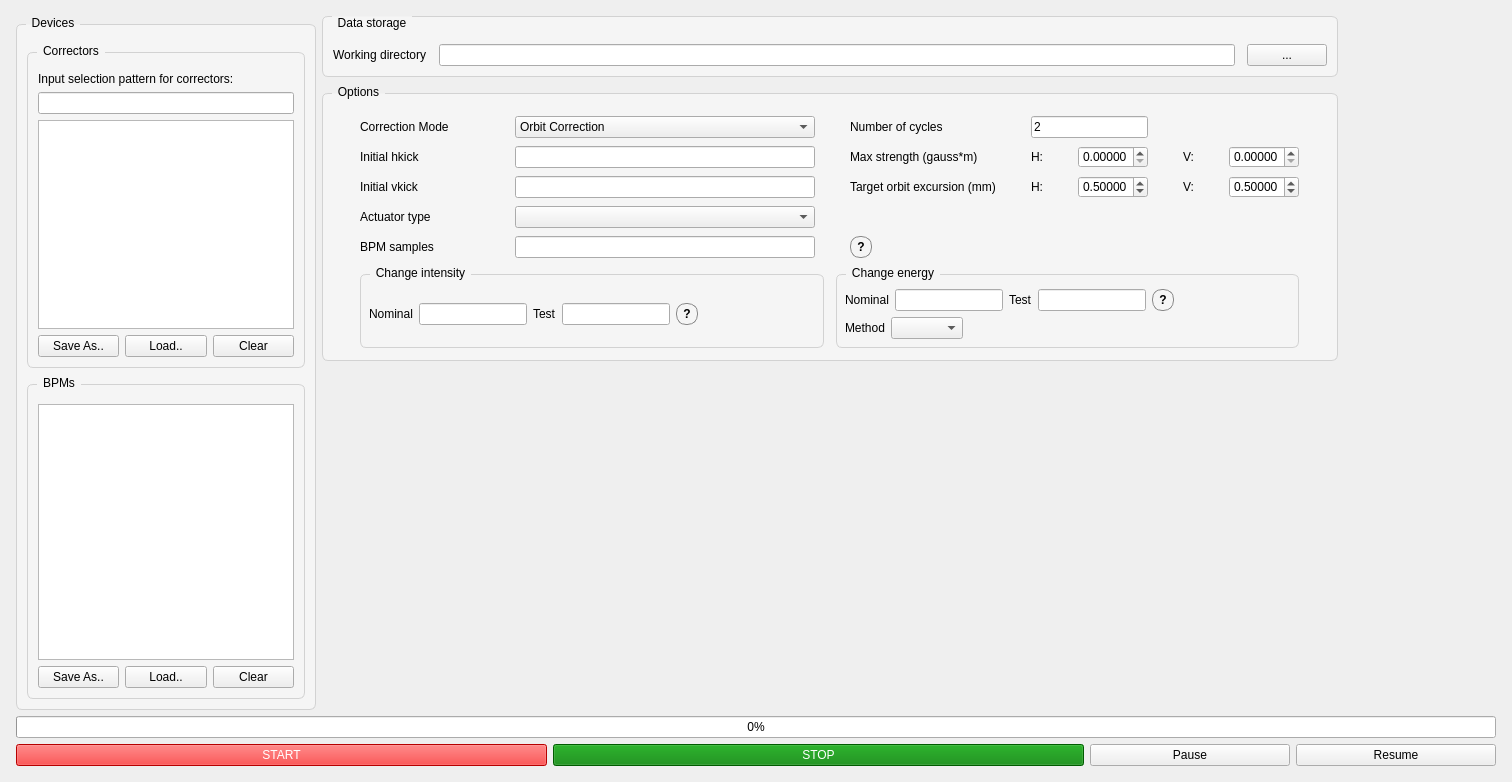
<?xml version="1.0" encoding="UTF-8"?>
<ui version="4.0">
 <class>MainWindow</class>
 <widget class="QMainWindow" name="MainWindow">
  <property name="geometry">
   <rect>
    <x>0</x>
    <y>0</y>
    <width>1512</width>
    <height>782</height>
   </rect>
  </property>
  <property name="windowTitle">
   <string>SYSID</string>
  </property>
  <widget class="QWidget" name="centralwidget">
   <property name="enabled">
    <bool>true</bool>
   </property>
   <layout class="QVBoxLayout" name="verticalLayout_2">
    <property name="leftMargin">
     <number>16</number>
    </property>
    <property name="topMargin">
     <number>16</number>
    </property>
    <property name="rightMargin">
     <number>16</number>
    </property>
    <property name="bottomMargin">
     <number>16</number>
    </property>
    <item>
     <layout class="QVBoxLayout" name="verticalLayout" stretch="1,0,0">
      <item>
       <layout class="QHBoxLayout" name="horizontal_layout" stretch="0,1">
        <item>
         <widget class="QGroupBox" name="devicesGroup">
          <property name="sizePolicy">
           <sizepolicy hsizetype="Fixed" vsizetype="Expanding">
            <horstretch>0</horstretch>
            <verstretch>0</verstretch>
           </sizepolicy>
          </property>
          <property name="styleSheet">
           <string notr="true">QGroupBox#devicesGroup {
    background-color: rgb(245, 245, 245);
    border: 1px solid rgb(210, 210, 210);
    border-radius: 6px;
    margin-top: 8px;
    padding-top: 6px;
}
QGroupBox#devicesGroup::title {
    subcontrol-origin: margin;
    left: 10px;
    padding: 0 4px 0 4px;
}</string>
          </property>
          <property name="title">
           <string>Devices</string>
          </property>
          <layout class="QVBoxLayout" name="left_layout" stretch="1,1">
           <property name="spacing">
            <number>8</number>
           </property>
           <property name="leftMargin">
            <number>8</number>
           </property>
           <property name="topMargin">
            <number>8</number>
           </property>
           <property name="rightMargin">
            <number>8</number>
           </property>
           <property name="bottomMargin">
            <number>8</number>
           </property>
           <item>
            <widget class="QGroupBox" name="correctorsGroup">
             <property name="sizePolicy">
              <sizepolicy hsizetype="Preferred" vsizetype="Expanding">
               <horstretch>0</horstretch>
               <verstretch>0</verstretch>
              </sizepolicy>
             </property>
             <property name="styleSheet">
              <string notr="true">QGroupBox#correctorsGroup {
    background-color: rgb(245, 245, 245);
    border: 1px solid rgb(210, 210, 210);
    border-radius: 6px;
    margin-top: 8px;
    padding-top: 6px;
}
QGroupBox#correctorsGroup::title {
    subcontrol-origin: margin;
    left: 10px;
    padding: 0 4px 0 4px;
}</string>
             </property>
             <property name="title">
              <string>Correctors</string>
             </property>
             <layout class="QVBoxLayout" name="correctors_group_vbox" stretch="0,0,1,0">
              <property name="spacing">
               <number>6</number>
              </property>
              <property name="leftMargin">
               <number>8</number>
              </property>
              <property name="topMargin">
               <number>8</number>
              </property>
              <property name="rightMargin">
               <number>8</number>
              </property>
              <property name="bottomMargin">
               <number>8</number>
              </property>
              <item>
               <widget class="QLabel" name="corrector_filter_label">
                <property name="text">
                 <string>Input selection pattern for correctors:</string>
                </property>
               </widget>
              </item>
              <item>
               <layout class="QHBoxLayout" name="corrector_filter_layout">
                <item>
                 <widget class="QLineEdit" name="pattern_corrs_input"/>
                </item>
               </layout>
              </item>
              <item>
               <widget class="QListWidget" name="correctors_list">
                <property name="sizePolicy">
                 <sizepolicy hsizetype="Expanding" vsizetype="Expanding">
                  <horstretch>0</horstretch>
                  <verstretch>0</verstretch>
                 </sizepolicy>
                </property>
                <property name="selectionMode">
                 <enum>QAbstractItemView::NoSelection</enum>
                </property>
               </widget>
              </item>
              <item>
               <layout class="QHBoxLayout" name="correctors_buttons_layout">
                <item>
                 <widget class="QPushButton" name="save_correctors_button">
                  <property name="text">
                   <string>Save As..</string>
                  </property>
                 </widget>
                </item>
                <item>
                 <widget class="QPushButton" name="load_correctors_button">
                  <property name="text">
                   <string>Load..</string>
                  </property>
                 </widget>
                </item>
                <item>
                 <widget class="QPushButton" name="clear_correctors_button">
                  <property name="text">
                   <string>Clear</string>
                  </property>
                 </widget>
                </item>
               </layout>
              </item>
             </layout>
            </widget>
           </item>
           <item>
            <widget class="QGroupBox" name="bpmsGroup">
             <property name="sizePolicy">
              <sizepolicy hsizetype="Preferred" vsizetype="Expanding">
               <horstretch>0</horstretch>
               <verstretch>0</verstretch>
              </sizepolicy>
             </property>
             <property name="styleSheet">
              <string notr="true">QGroupBox#bpmsGroup {
    background-color: rgb(245, 245, 245);
    border: 1px solid rgb(210, 210, 210);
    border-radius: 6px;
    margin-top: 8px;
    padding-top: 6px;
}
QGroupBox#bpmsGroup::title {
    subcontrol-origin: margin;
    left: 10px;
    padding: 0 4px 0 4px;
}</string>
             </property>
             <property name="title">
              <string>BPMs</string>
             </property>
             <layout class="QVBoxLayout" name="bpms_group_vbox" stretch="1,0">
              <property name="spacing">
               <number>6</number>
              </property>
              <property name="leftMargin">
               <number>8</number>
              </property>
              <property name="topMargin">
               <number>8</number>
              </property>
              <property name="rightMargin">
               <number>8</number>
              </property>
              <property name="bottomMargin">
               <number>8</number>
              </property>
              <item>
               <widget class="QListWidget" name="bpms_list">
                <property name="sizePolicy">
                 <sizepolicy hsizetype="Expanding" vsizetype="Expanding">
                  <horstretch>0</horstretch>
                  <verstretch>0</verstretch>
                 </sizepolicy>
                </property>
                <property name="selectionMode">
                 <enum>QAbstractItemView::NoSelection</enum>
                </property>
               </widget>
              </item>
              <item>
               <layout class="QHBoxLayout" name="bpms_buttons_layout">
                <item>
                 <widget class="QPushButton" name="save_bpms_button">
                  <property name="text">
                   <string>Save As..</string>
                  </property>
                 </widget>
                </item>
                <item>
                 <widget class="QPushButton" name="load_bpms_button">
                  <property name="text">
                   <string>Load..</string>
                  </property>
                 </widget>
                </item>
                <item>
                 <widget class="QPushButton" name="clear_bpms_button">
                  <property name="text">
                   <string>Clear</string>
                  </property>
                 </widget>
                </item>
               </layout>
              </item>
             </layout>
            </widget>
           </item>
          </layout>
         </widget>
        </item>
        <item>
         <layout class="QVBoxLayout" name="right_layout" stretch="0,0,1">
          <property name="spacing">
           <number>2</number>
          </property>
          <item>
           <layout class="QHBoxLayout" name="topRowLayout">
            <property name="spacing">
             <number>8</number>
            </property>
            <property name="leftMargin">
             <number>0</number>
            </property>
            <property name="topMargin">
             <number>0</number>
            </property>
            <property name="rightMargin">
             <number>0</number>
            </property>
            <property name="bottomMargin">
             <number>0</number>
            </property>
            <item>
             <layout class="QVBoxLayout" name="topGroupsLayout">
              <property name="spacing">
               <number>8</number>
              </property>
              <property name="leftMargin">
               <number>0</number>
              </property>
              <property name="topMargin">
               <number>0</number>
              </property>
              <property name="rightMargin">
               <number>0</number>
              </property>
              <property name="bottomMargin">
               <number>0</number>
              </property>
              <item>
               <widget class="QGroupBox" name="dataStorageGroup">
                <property name="sizePolicy">
                 <sizepolicy hsizetype="Preferred" vsizetype="Maximum">
                  <horstretch>0</horstretch>
                  <verstretch>0</verstretch>
                 </sizepolicy>
                </property>
                <property name="styleSheet">
                 <string notr="true">QGroupBox#dataStorageGroup {
    background-color: rgb(245, 245, 245);
    border: 1px solid rgb(210, 210, 210);
    border-radius: 6px;
    margin-top: 0px;
    padding-top: 6px;
}
QGroupBox#dataStorageGroup::title {
    subcontrol-origin: margin;
    left: 10px;
    padding: 0 4px 0 4px;
}</string>
                </property>
                <property name="title">
                 <string>Data storage</string>
                </property>
                <layout class="QVBoxLayout" name="dataStorageVBox">
                 <property name="spacing">
                  <number>8</number>
                 </property>
                 <property name="leftMargin">
                  <number>8</number>
                 </property>
                 <property name="topMargin">
                  <number>8</number>
                 </property>
                 <property name="rightMargin">
                  <number>8</number>
                 </property>
                 <property name="bottomMargin">
                  <number>8</number>
                 </property>
                 <item>
                  <layout class="QGridLayout" name="gridActions">
                   <property name="horizontalSpacing">
                    <number>12</number>
                   </property>
                   <property name="verticalSpacing">
                    <number>6</number>
                   </property>
                   <item row="0" column="0">
                    <widget class="QLabel" name="label_working_directory">
                     <property name="text">
                      <string>Working directory</string>
                     </property>
                    </widget>
                   </item>
                   <item row="0" column="1">
                    <widget class="QLineEdit" name="working_directory_input"/>
                   </item>
                   <item row="0" column="2">
                    <widget class="QPushButton" name="working_directory_dialog">
                     <property name="text">
                      <string>...</string>
                     </property>
                    </widget>
                   </item>
                  </layout>
                 </item>
                </layout>
               </widget>
              </item>
              <item>
               <widget class="QGroupBox" name="options_groupbox">
                <property name="sizePolicy">
                 <sizepolicy hsizetype="Preferred" vsizetype="Maximum">
                  <horstretch>0</horstretch>
                  <verstretch>0</verstretch>
                 </sizepolicy>
                </property>
                <property name="styleSheet">
                 <string notr="true">QGroupBox {
    background-color: rgb(245, 245, 245);
    border: 1px solid rgb(210, 210, 210);
    border-radius: 6px;
    margin-top: 8px;
    padding-top: 6px;
}
QGroupBox::title {
    subcontrol-origin: margin;
    left: 10px;
    padding: 0 4px 0 4px;
}</string>
                </property>
                <property name="title">
                 <string>Options</string>
                </property>
                <layout class="QGridLayout" name="options_grid">
                 <property name="leftMargin">
                  <number>12</number>
                 </property>
                 <property name="topMargin">
                  <number>16</number>
                 </property>
                 <property name="rightMargin">
                  <number>12</number>
                 </property>
                 <property name="bottomMargin">
                  <number>12</number>
                 </property>
                 <property name="horizontalSpacing">
                  <number>10</number>
                 </property>
                 <property name="verticalSpacing">
                  <number>8</number>
                 </property>
                 <item row="0" column="0">
                  <widget class="QLabel" name="label">
                   <property name="minimumSize">
                    <size>
                     <width>120</width>
                     <height>0</height>
                    </size>
                   </property>
                   <property name="maximumSize">
                    <size>
                     <width>120</width>
                     <height>16777215</height>
                    </size>
                   </property>
                   <property name="text">
                    <string>Correction Mode</string>
                   </property>
                  </widget>
                 </item>
                 <item row="0" column="1">
                  <widget class="QComboBox" name="choose_mode">
                   <property name="maximumSize">
                    <size>
                     <width>300</width>
                     <height>16777215</height>
                    </size>
                   </property>
                   <item>
                    <property name="text">
                     <string>Orbit Correction</string>
                    </property>
                   </item>
                   <item>
                    <property name="text">
                     <string>Changed energy</string>
                    </property>
                   </item>
                   <item>
                    <property name="text">
                     <string>Changed intensity</string>
                    </property>
                   </item>
                   <item>
                    <property name="text">
                     <string>All modes at once</string>
                    </property>
                   </item>
                  </widget>
                 </item>
                 <item row="0" column="2">
                  <widget class="QLabel" name="cycle_mode_label">
                   <property name="maximumSize">
                    <size>
                     <width>170</width>
                     <height>16777215</height>
                    </size>
                   </property>
                   <property name="text">
                    <string>Number of cycles</string>
                   </property>
                  </widget>
                 </item>
                 <item row="0" column="3" colspan="2">
                  <widget class="QLineEdit" name="niter_number">
                   <property name="maximumSize">
                    <size>
                     <width>150</width>
                     <height>16777215</height>
                    </size>
                   </property>
                   <property name="text">
                    <string>2</string>
                   </property>
                  </widget>
                 </item>
                 <item row="1" column="0">
                  <widget class="QLabel" name="initial_hkick_label">
                   <property name="minimumSize">
                    <size>
                     <width>120</width>
                     <height>0</height>
                    </size>
                   </property>
                   <property name="maximumSize">
                    <size>
                     <width>120</width>
                     <height>16777215</height>
                    </size>
                   </property>
                   <property name="text">
                    <string>Initial hkick</string>
                   </property>
                  </widget>
                 </item>
                 <item row="1" column="1">
                  <widget class="QLineEdit" name="initial_hkick_settings">
                   <property name="maximumSize">
                    <size>
                     <width>300</width>
                     <height>16777215</height>
                    </size>
                   </property>
                  </widget>
                 </item>
                 <item row="1" column="2">
                  <widget class="QLabel" name="current_label">
                   <property name="maximumSize">
                    <size>
                     <width>170</width>
                     <height>16777215</height>
                    </size>
                   </property>
                   <property name="text">
                    <string>Max strength (gauss*m)</string>
                   </property>
                  </widget>
                 </item>
                 <item row="1" column="3">
                  <widget class="QLabel" name="horizontal_current_label">
                   <property name="sizePolicy">
                    <sizepolicy hsizetype="Fixed" vsizetype="Fixed">
                     <horstretch>0</horstretch>
                     <verstretch>0</verstretch>
                    </sizepolicy>
                   </property>
                   <property name="text">
                    <string>H:</string>
                   </property>
                  </widget>
                 </item>
                 <item row="1" column="4">
                  <widget class="QDoubleSpinBox" name="max_horizontal_current_spinbox">
                   <property name="maximumSize">
                    <size>
                     <width>70</width>
                     <height>16777215</height>
                    </size>
                   </property>
                   <property name="decimals">
                    <number>5</number>
                   </property>
                   <property name="singleStep">
                    <double>0.001000000000000</double>
                   </property>
                   <property name="value">
                    <double>0.000000000000000</double>
                   </property>
                  </widget>
                 </item>
                 <item row="1" column="5">
                  <widget class="QLabel" name="vertical_current_label">
                   <property name="sizePolicy">
                    <sizepolicy hsizetype="Fixed" vsizetype="Fixed">
                     <horstretch>0</horstretch>
                     <verstretch>0</verstretch>
                    </sizepolicy>
                   </property>
                   <property name="text">
                    <string>V:</string>
                   </property>
                  </widget>
                 </item>
                 <item row="1" column="6">
                  <widget class="QDoubleSpinBox" name="max_vertical_current_spinbox">
                   <property name="enabled">
                    <bool>true</bool>
                   </property>
                   <property name="maximumSize">
                    <size>
                     <width>70</width>
                     <height>16777215</height>
                    </size>
                   </property>
                   <property name="decimals">
                    <number>5</number>
                   </property>
                   <property name="singleStep">
                    <double>0.010000000000000</double>
                   </property>
                  </widget>
                 </item>
                 <item row="2" column="0">
                  <widget class="QLabel" name="initial_vkick_label">
                   <property name="minimumSize">
                    <size>
                     <width>120</width>
                     <height>0</height>
                    </size>
                   </property>
                   <property name="maximumSize">
                    <size>
                     <width>120</width>
                     <height>16777215</height>
                    </size>
                   </property>
                   <property name="text">
                    <string>Initial vkick</string>
                   </property>
                  </widget>
                 </item>
                 <item row="2" column="1">
                  <widget class="QLineEdit" name="initial_vkick_settings">
                   <property name="maximumSize">
                    <size>
                     <width>300</width>
                     <height>16777215</height>
                    </size>
                   </property>
                  </widget>
                 </item>
                 <item row="2" column="2">
                  <widget class="QLabel" name="excursion_label">
                   <property name="maximumSize">
                    <size>
                     <width>170</width>
                     <height>16777215</height>
                    </size>
                   </property>
                   <property name="text">
                    <string>Target orbit excursion (mm)</string>
                   </property>
                  </widget>
                 </item>
                 <item row="2" column="3">
                  <widget class="QLabel" name="horizontal_excursion_label">
                   <property name="text">
                    <string>H:</string>
                   </property>
                  </widget>
                 </item>
                 <item row="2" column="4">
                  <widget class="QDoubleSpinBox" name="horizontal_excursion_spinbox">
                   <property name="maximumSize">
                    <size>
                     <width>70</width>
                     <height>16777215</height>
                    </size>
                   </property>
                   <property name="decimals">
                    <number>5</number>
                   </property>
                   <property name="maximum">
                    <double>10000.000000000000000</double>
                   </property>
                   <property name="singleStep">
                    <double>0.100000000000000</double>
                   </property>
                   <property name="value">
                    <double>0.500000000000000</double>
                   </property>
                  </widget>
                 </item>
                 <item row="2" column="5">
                  <widget class="QLabel" name="vertical_excursion_label">
                   <property name="text">
                    <string>V:</string>
                   </property>
                  </widget>
                 </item>
                 <item row="2" column="6">
                  <widget class="QDoubleSpinBox" name="vertical_excursion_spinbox">
                   <property name="maximumSize">
                    <size>
                     <width>70</width>
                     <height>16777215</height>
                    </size>
                   </property>
                   <property name="decimals">
                    <number>5</number>
                   </property>
                   <property name="maximum">
                    <double>10000.000000000000000</double>
                   </property>
                   <property name="singleStep">
                    <double>0.100000000000000</double>
                   </property>
                   <property name="value">
                    <double>0.500000000000000</double>
                   </property>
                  </widget>
                 </item>
                 <item row="3" column="0">
                  <widget class="QLabel" name="actuator_mode_label">
                   <property name="minimumSize">
                    <size>
                     <width>120</width>
                     <height>0</height>
                    </size>
                   </property>
                   <property name="maximumSize">
                    <size>
                     <width>120</width>
                     <height>16777215</height>
                    </size>
                   </property>
                   <property name="text">
                    <string>Actuator type</string>
                   </property>
                  </widget>
                 </item>
                 <item row="3" column="1">
                  <widget class="QComboBox" name="actuator_mode_combo">
                   <property name="maximumSize">
                    <size>
                     <width>300</width>
                     <height>16777215</height>
                    </size>
                   </property>
                  </widget>
                 </item>
                 <item row="4" column="0">
                  <widget class="QLabel" name="nsamples_label">
                   <property name="minimumSize">
                    <size>
                     <width>120</width>
                     <height>0</height>
                    </size>
                   </property>
                   <property name="maximumSize">
                    <size>
                     <width>120</width>
                     <height>16777215</height>
                    </size>
                   </property>
                   <property name="text">
                    <string>BPM samples</string>
                   </property>
                  </widget>
                 </item>
                 <item row="4" column="1">
                 <widget class="QLineEdit" name="nsamples_input">
                   <property name="toolTip">
                    <string>Number of BPM samples acquired for each SysID measurement. Larger values reduce random noise but increase measurement time.</string>
                   </property>
                   <property name="maximumSize">
                    <size>
                     <width>300</width>
                     <height>16777215</height>
                    </size>
                   </property>
                  </widget>
                 </item>
                 <item row="4" column="2">
                  <widget class="QToolButton" name="nsamples_tooltip">
                   <property name="toolTip">
                    <string>Number of BPM samples acquired for each SysID measurement. Larger values reduce random noise but increase measurement time.</string>
                   </property>
                   <property name="styleSheet">
                    <string notr="true">QToolButton#nsamples_tooltip {
    border: 1px solid #888;
    border-radius: 10px;
    min-width: 20px;
    max-width: 20px;
    min-height: 20px;
    max-height: 20px;
    padding: 0px;
    font-weight: bold;
}
QToolButton#nsamples_tooltip:hover {
    background-color: #e6e6e6;
}</string>
                   </property>
                   <property name="text">
                    <string>?</string>
                   </property>
                  </widget>
                 </item>
                 <item row="5" column="0" colspan="7">
                  <layout class="QHBoxLayout" name="beam_change_groups_layout">
                   <property name="spacing"><number>12</number></property>
                   <property name="leftMargin"><number>0</number></property>
                   <property name="topMargin"><number>0</number></property>
                   <property name="rightMargin"><number>0</number></property>
                   <property name="bottomMargin"><number>0</number></property>
                   <item>
                    <widget class="QGroupBox" name="intensity_change_group">
                     <property name="title"><string>Change intensity</string></property>
                     <layout class="QHBoxLayout" name="intensity_change_values_layout">
                      <property name="spacing"><number>6</number></property>
                      <property name="leftMargin"><number>8</number></property>
                      <property name="topMargin"><number>8</number></property>
                      <property name="rightMargin"><number>8</number></property>
                      <property name="bottomMargin"><number>8</number></property>
                      <item>
                       <widget class="QWidget" name="intensity_nominal_container">
                        <layout class="QHBoxLayout" name="intensity_nominal_value_layout">
                         <property name="spacing"><number>6</number></property>
                         <property name="leftMargin"><number>0</number></property>
                         <property name="topMargin"><number>0</number></property>
                         <property name="rightMargin"><number>0</number></property>
                         <property name="bottomMargin"><number>0</number></property>
                         <item>
                          <widget class="QLabel" name="intensity_nominal_label">
                           <property name="text"><string>Nominal</string></property>
                          </widget>
                         </item>
                         <item>
                          <widget class="QLineEdit" name="intensity_nominal_input">
                           <property name="maximumSize"><size><width>110</width><height>16777215</height></size></property>
                          </widget>
                         </item>
                        </layout>
                       </widget>
                      </item>
                      <item>
                       <widget class="QWidget" name="intensity_test_container">
                        <layout class="QHBoxLayout" name="intensity_test_value_layout">
                         <property name="spacing"><number>6</number></property>
                         <property name="leftMargin"><number>0</number></property>
                         <property name="topMargin"><number>0</number></property>
                         <property name="rightMargin"><number>0</number></property>
                         <property name="bottomMargin"><number>0</number></property>
                         <item>
                          <widget class="QLabel" name="intensity_test_label">
                           <property name="text"><string>Test</string></property>
                          </widget>
                         </item>
                         <item>
                          <widget class="QLineEdit" name="intensity_test_input">
                           <property name="maximumSize"><size><width>110</width><height>16777215</height></size></property>
                          </widget>
                         </item>
                        </layout>
                       </widget>
                      </item>
                      <item>
                       <widget class="QToolButton" name="intensity_change_tooltip">
                        <property name="styleSheet">
                         <string notr="true">QToolButton#intensity_change_tooltip {
    border: 1px solid #888;
    border-radius: 10px;
    min-width: 20px;
    max-width: 20px;
    min-height: 20px;
    max-height: 20px;
    padding: 0px;
    font-weight: bold;
}
QToolButton#intensity_change_tooltip:hover {
    background-color: #e6e6e6;
}</string>
                        </property>
                        <property name="text"><string>?</string></property>
                       </widget>
                      </item>
                      <item>
                       <spacer name="intensity_change_right_spacer">
                        <property name="orientation"><enum>Qt::Horizontal</enum></property>
                        <property name="sizeType"><enum>QSizePolicy::Expanding</enum></property>
                        <property name="sizeHint" stdset="0"><size><width>0</width><height>20</height></size></property>
                       </spacer>
                      </item>
                     </layout>
                    </widget>
                   </item>
                   <item>
                    <widget class="QGroupBox" name="energy_change_group">
                     <property name="title"><string>Change energy</string></property>
                     <layout class="QVBoxLayout" name="energy_change_layout">
                      <property name="spacing"><number>6</number></property>
                      <property name="leftMargin"><number>8</number></property>
                      <property name="topMargin"><number>8</number></property>
                      <property name="rightMargin"><number>8</number></property>
                      <property name="bottomMargin"><number>8</number></property>
                      <item>
                       <layout class="QHBoxLayout" name="energy_change_values_layout">
                        <property name="spacing"><number>6</number></property>
                        <property name="leftMargin"><number>0</number></property>
                        <property name="topMargin"><number>0</number></property>
                        <property name="rightMargin"><number>0</number></property>
                        <property name="bottomMargin"><number>0</number></property>
                        <item>
                         <widget class="QWidget" name="energy_nominal_container">
                          <layout class="QHBoxLayout" name="energy_nominal_value_layout">
                           <property name="spacing"><number>6</number></property>
                           <property name="leftMargin"><number>0</number></property>
                           <property name="topMargin"><number>0</number></property>
                           <property name="rightMargin"><number>0</number></property>
                           <property name="bottomMargin"><number>0</number></property>
                           <item>
                            <widget class="QLabel" name="energy_nominal_label">
                             <property name="text"><string>Nominal</string></property>
                            </widget>
                           </item>
                           <item>
                            <widget class="QLineEdit" name="energy_nominal_input">
                             <property name="maximumSize"><size><width>110</width><height>16777215</height></size></property>
                            </widget>
                           </item>
                          </layout>
                         </widget>
                        </item>
                        <item>
                         <widget class="QWidget" name="energy_test_container">
                          <layout class="QHBoxLayout" name="energy_test_value_layout">
                           <property name="spacing"><number>6</number></property>
                           <property name="leftMargin"><number>0</number></property>
                           <property name="topMargin"><number>0</number></property>
                           <property name="rightMargin"><number>0</number></property>
                           <property name="bottomMargin"><number>0</number></property>
                           <item>
                            <widget class="QLabel" name="energy_test_label">
                             <property name="text"><string>Test</string></property>
                            </widget>
                           </item>
                           <item>
                            <widget class="QLineEdit" name="energy_test_input">
                             <property name="maximumSize"><size><width>110</width><height>16777215</height></size></property>
                            </widget>
                           </item>
                          </layout>
                         </widget>
                        </item>
                        <item>
                         <widget class="QToolButton" name="energy_change_tooltip">
                          <property name="styleSheet">
                           <string notr="true">QToolButton#energy_change_tooltip {
      border: 1px solid #888;
      border-radius: 10px;
      min-width: 20px;
      max-width: 20px;
      min-height: 20px;
      max-height: 20px;
      padding: 0px;
      font-weight: bold;
  }
  QToolButton#energy_change_tooltip:hover {
      background-color: #e6e6e6;
  }</string>
                          </property>
                          <property name="text"><string>?</string></property>
                         </widget>
                        </item>
                        <item>
                         <spacer name="energy_change_right_spacer">
                          <property name="orientation"><enum>Qt::Horizontal</enum></property>
                          <property name="sizeType"><enum>QSizePolicy::Expanding</enum></property>
                          <property name="sizeHint" stdset="0"><size><width>0</width><height>20</height></size></property>
                         </spacer>
                        </item>
                       </layout>
                      </item>
                      <item>
                       <widget class="QWidget" name="beam_change_method_container">
                        <layout class="QHBoxLayout" name="beam_change_method_layout">
                         <property name="spacing"><number>6</number></property>
                         <property name="leftMargin"><number>0</number></property>
                         <property name="topMargin"><number>0</number></property>
                         <property name="rightMargin"><number>0</number></property>
                         <property name="bottomMargin"><number>0</number></property>
                         <item>
                          <widget class="QLabel" name="beam_change_method_label">
                           <property name="text"><string>Method</string></property>
                          </widget>
                         </item>
                         <item>
                          <widget class="QComboBox" name="beam_change_method_combo">
                           <property name="sizeAdjustPolicy"><enum>QComboBox::AdjustToContents</enum></property>
                          </widget>
                         </item>
                         <item>
                          <spacer name="beam_change_method_right_spacer">
                           <property name="orientation"><enum>Qt::Horizontal</enum></property>
                           <property name="sizeHint" stdset="0"><size><width>0</width><height>20</height></size></property>
                          </spacer>
                         </item>
                        </layout>
                       </widget>
                      </item>
                     </layout>
                    </widget>
                   </item>
                  </layout>
                 </item>
                </layout>
               </widget>
              </item>
             </layout>
            </item>
            <item alignment="Qt::AlignRight|Qt::AlignTop">
             <widget class="QLabel" name="logo_label">
              <property name="sizePolicy">
               <sizepolicy hsizetype="Maximum" vsizetype="Maximum">
                <horstretch>0</horstretch>
                <verstretch>0</verstretch>
               </sizepolicy>
              </property>
              <property name="minimumSize">
               <size>
                <width>150</width>
                <height>90</height>
               </size>
              </property>
              <property name="maximumSize">
               <size>
                <width>220</width>
                <height>120</height>
               </size>
              </property>
              <property name="text">
               <string/>
              </property>
              <property name="alignment">
               <set>Qt::AlignRight|Qt::AlignTop|Qt::AlignTrailing</set>
              </property>
             </widget>
            </item>
           </layout>
          </item>
          <item>
           <spacer name="verticalSpacer">
            <property name="orientation">
             <enum>Qt::Vertical</enum>
            </property>
            <property name="sizeType">
             <enum>QSizePolicy::Fixed</enum>
            </property>
            <property name="sizeHint" stdset="0">
             <size>
              <width>20</width>
              <height>40</height>
             </size>
            </property>
           </spacer>
          </item>
          <item>
           <widget class="QWidget" name="plot_widget" native="true">
            <property name="sizePolicy">
             <sizepolicy hsizetype="Expanding" vsizetype="Expanding">
              <horstretch>0</horstretch>
              <verstretch>0</verstretch>
             </sizepolicy>
            </property>
            <property name="minimumSize">
             <size>
              <width>400</width>
              <height>300</height>
             </size>
            </property>
           </widget>
          </item>
         </layout>
        </item>
       </layout>
      </item>
      <item>
       <widget class="QProgressBar" name="progressBar">
        <property name="value">
         <number>0</number>
        </property>
       </widget>
      </item>
      <item>
       <layout class="QHBoxLayout" name="buttons_layout">
        <item>
         <widget class="QPushButton" name="start_button">
          <property name="styleSheet">
           <string notr="true">background-color: red; color: white;</string>
          </property>
          <property name="text">
           <string>START</string>
          </property>
         </widget>
        </item>
        <item>
         <widget class="QPushButton" name="stop_button">
          <property name="styleSheet">
           <string notr="true">background-color: green; color: white;</string>
          </property>
          <property name="text">
           <string>STOP</string>
          </property>
         </widget>
        </item>
        <item>
         <widget class="QPushButton" name="pause_button">
          <property name="maximumSize">
           <size>
            <width>200</width>
            <height>16777215</height>
           </size>
          </property>
          <property name="text">
           <string>Pause</string>
          </property>
         </widget>
        </item>
        <item>
         <widget class="QPushButton" name="resume_button">
          <property name="maximumSize">
           <size>
            <width>200</width>
            <height>16777215</height>
           </size>
          </property>
          <property name="text">
           <string>Resume</string>
          </property>
         </widget>
        </item>
       </layout>
      </item>
     </layout>
    </item>
   </layout>
  </widget>
 </widget>
 <resources/>
 <connections/>
</ui>
